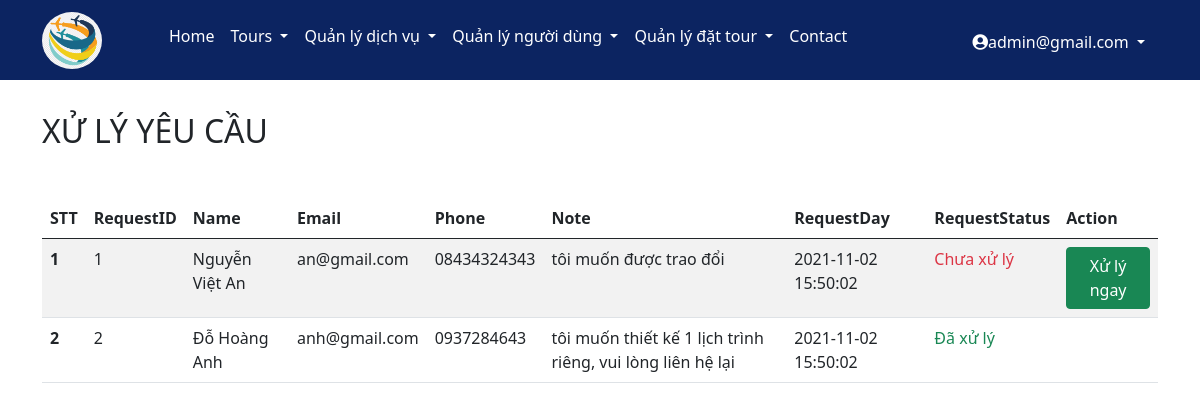
The app's page /admin/tourrequest.php (signed in) with its own data.
### tables this page shows
CREATE TABLE `users_request` (
  `RequestID` int(11) NOT NULL,
  `name` varchar(100) DEFAULT NULL,
  `email` varchar(100) DEFAULT NULL,
  `phone` char(12) DEFAULT NULL,
  `note` varchar(5000) DEFAULT NULL,
  `RequestDay` datetime DEFAULT current_timestamp(),
  `RequestStatus` tinyint(1) DEFAULT 0
);

### admin/tourrequest.php (the view)
<?php
include('header.php');
include('../config/connect.php');
?>
<div class="container my-main">
    <h2 class="text-uppercase my-title-ad">Xử lý yêu cầu</h2>
    <table class="table table-striped">
        <thead>
            <tr>
                <th scope=col>STT</th>
                <th scope=col>RequestID</th>
                <th scope=col>Name</th>
                <th scope=col>Email</th>
                <th scope=col>Phone</th>
                <th scope=col>Note</th>
                <th scope=col>RequestDay</th>
                <th scope=col>RequestStatus</th>
                <th scope=col>Action</th>
            </tr>
        </thead>
        <tbody>
            <?php
            $sql = "select * from users_request";
            $result = mysqli_query($conn,$sql);
            if(mysqli_num_rows($result)>0){
                $STT=1;
                while($row=mysqli_fetch_assoc($result)){
                    $RequestID=$row['RequestID'];
                    $name=$row['name'];
                    $email=$row['email'];
                    $phone=$row['phone'];
                    $note=$row['note'];
                    $RequestDay=Date($row['RequestDay']);
                    $RequestStatus=$row['RequestStatus'];
            ?>
            <tr>
                <th scope=rowphp><?php echo $STT++?></th>
                <td><?php echo $RequestID?></td>
                <td><?php echo $name?></td>
                <td><?php echo $email?></td>
                <td><?php echo $phone?></td>
                <td><?php echo $note?></td>
                <td><?php echo $RequestDay?></td>
                <td>
                    <?php
                if($RequestStatus==0)
                echo '<p class="text-danger">Chưa xử lý</p>';
                else
                echo '<p class="text-success">Đã xử lý</p>';
            ?>
                </td>
                <td>
                    <?php
                    if($RequestStatus==0){?>
                        <a href="process_request.php?RequestID=<?php echo $RequestID; ?>"
                        onclick="return confirm('Bạn đã xử lý xong yêu cầu này?')"><button type="button"
                            class="btn btn-success">Xử lý ngay</button></a>
                   <?php }
                    ?>
                </td>
                <?php       }
            } else echo $sql;
        ?>
        </tbody>
    </table>
</div>
<?php
include('footer.php');
?>

### css/style.css (style rules this page uses)
:root { --my-color: #0c2461; }

### css/admin.css (style rules this page uses)
* { padding: 0; margin: 0; text-decoration: none; box-sizing: border-box; }
.my-main { margin-top: 32px; margin-bottom: 32px; }
.my-title-ad { margin-bottom: 48px; }

### records on screen
users_request: RequestID "1", name "Nguyễn Việt An", email "an@gmail.com", phone "08434324343", note "tôi muốn được trao đổi", RequestDay "2021-11-02 15:50:02", RequestStatus "Chưa xử lý"
users_request: RequestID "2", name "Đỗ Hoàng Anh", email "anh@gmail.com", phone "0937284643", note "tôi muốn thiết kế 1 lịch trình riêng, vui lòng liên hệ lại", RequestDay "2021-11-02 15:50:02", RequestStatus "Đã xử lý"

### other values on screen
$_SESSION['success'] "admin@gmail.com"
